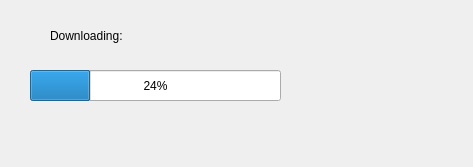
<?xml version="1.0" encoding="UTF-8"?>
<ui version="4.0">
 <class>DownloadDialog</class>
 <widget class="QDialog" name="DownloadDialog">
  <property name="geometry">
   <rect>
    <x>0</x>
    <y>0</y>
    <width>473</width>
    <height>167</height>
   </rect>
  </property>
  <property name="windowTitle">
   <string>Dialog</string>
  </property>
  <widget class="QLabel" name="label">
   <property name="geometry">
    <rect>
     <x>50</x>
     <y>20</y>
     <width>121</width>
     <height>31</height>
    </rect>
   </property>
   <property name="text">
    <string>Downloading: </string>
   </property>
  </widget>
  <widget class="QProgressBar" name="progressBar">
   <property name="geometry">
    <rect>
     <x>30</x>
     <y>70</y>
     <width>251</width>
     <height>31</height>
    </rect>
   </property>
   <property name="value">
    <number>24</number>
   </property>
  </widget>
  <widget class="QLabel" name="gifLabel">
   <property name="geometry">
    <rect>
     <x>320</x>
     <y>40</y>
     <width>91</width>
     <height>81</height>
    </rect>
   </property>
   <property name="text">
    <string/>
   </property>
   <property name="scaledContents">
    <bool>true</bool>
   </property>
   <property name="alignment">
    <set>Qt::AlignCenter</set>
   </property>
  </widget>
 </widget>
 <resources/>
 <connections/>
</ui>
